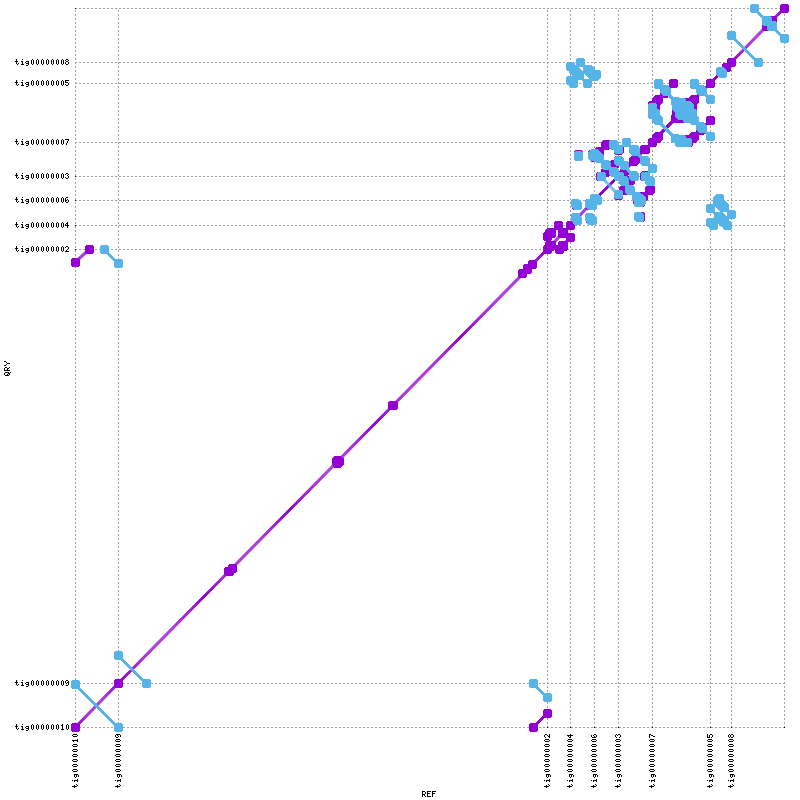

Generate this figure with gnuplot:
set terminal png tiny size 800,800
set output "mummer_output/HB-19/HB-19.png"
set xtics rotate ( \
 "tig00000010" 1.0, \
 "tig00000009" 91761.0, \
 "tig00000002" 1008990.0, \
 "tig00000004" 1058888.0, \
 "tig00000006" 1110507.0, \
 "tig00000003" 1161398.0, \
 "tig00000007" 1233889.0, \
 "tig00000005" 1357638.0, \
 "tig00000008" 1402305.0, \
 "" 1516310 \
)
set ytics ( \
 "tig00000010" 1.0, \
 "tig00000009" 91761.0, \
 "tig00000002" 1008990.0, \
 "tig00000004" 1058888.0, \
 "tig00000006" 1110507.0, \
 "tig00000003" 1161398.0, \
 "tig00000007" 1233889.0, \
 "tig00000005" 1357638.0, \
 "tig00000008" 1402305.0, \
 "" 1516310 \
)
set size 1,1
set grid
unset key
set border 0
set tics scale 0
set xlabel "REF"
set ylabel "QRY"
set format "%.0f"
set mouse format "%.0f"
set mouse mouseformat "[%.0f, %.0f]"
set xrange [1:1516310]
set yrange [1:1516310]
set style line 1  lt 1 lw 3 pt 6 ps 1
set style line 2  lt 3 lw 3 pt 6 ps 1
set style line 3  lt 2 lw 3 pt 6 ps 1
plot \
 "mummer_output/HB-19/HB-19.fplot" title "FWD" w lp ls 1, \
 "mummer_output/HB-19/HB-19.rplot" title "REV" w lp ls 2
